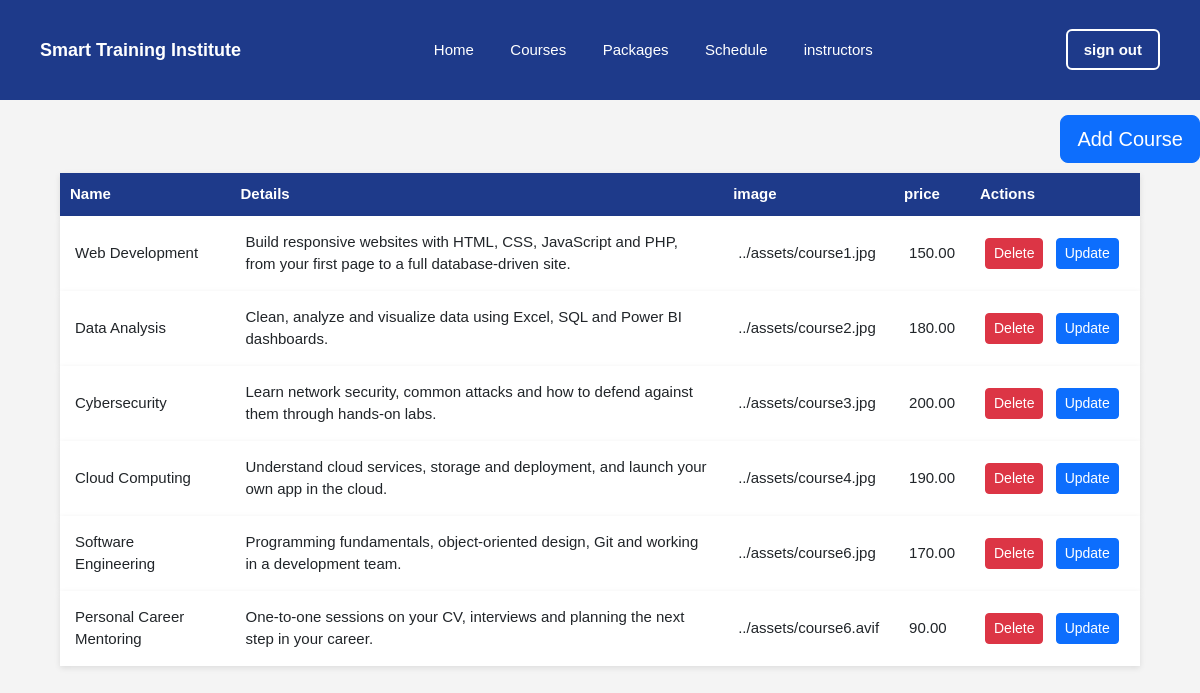
Screenshot of /admin/course.php (signed in) with the database file from the repository.
### tables this page shows
CREATE TABLE IF NOT EXISTS services (
    id INT AUTO_INCREMENT PRIMARY KEY,
    name VARCHAR(100) NOT NULL,
    details TEXT,
    price DECIMAL(10, 2) NOT NULL,
    image VARCHAR(255)
);

### admin/course.php (the view, shortened to what this page needs)
<!DOCTYPE html>
<html lang="en">
<head>
    <link href="https://cdn.jsdelivr.net/npm/bootstrap@5.3.8/dist/css/bootstrap.min.css" rel="stylesheet"
>
    <link rel="stylesheet" href="../css/admin.css">
</head>
<body>
    <section id="navigation">
        <?php include "navbar.php"; ?>
    </section>
    <button type="button" class="btn btn-primary btn-lg"><a href="add_course.php">Add Course</a></button>
    <section class="Course">
        <table>
            <tr>
                <th>Name</th>
                <th>Details</th>
                <th>image</th>
                <th>price</th>
                <th id="action_col">Actions</th>
            </tr>
            <?php
            $sql = "SELECT * FROM services";
            $result = mysqli_query($connect, $sql);
            $allservices = mysqli_fetch_all($result, MYSQLI_ASSOC);
            foreach ($allservices as $service) {
                $id = $service['id'];
                $name = $service['name'];
                $details = $service['details'];
                $price = $service['price'];
                $image = $service['image'];
                echo "
<tr>
  <td>$name</td>
   <td> $details</td>
   <td>$image</td>
<td>$price</td>
<td>
      <a href='delete_course.php?id=$id' class='btn btn-danger btn-sm me-2'>
        Delete
    </a>
    <a href='update_course.php?id=$id' class='btn btn-primary btn-sm'>
        Update
    </a>
    </td>
</tr>
    ";
            }
            ?>
        </table>
    </section>
</body>
</html>

### css/admin.css (style rules this page uses)
* { margin: 0; padding: 0; box-sizing: border-box; }
:root { --blue: #1e3a8a; --white: #ffffff; --light: #f4f4f4; }
body { font-family: Arial, sans-serif; background-color: var(--light); padding-top: 100px; }
table { border-collapse: collapse; font-size:15px; width: 90%; margin: 10px auto; padding:20px; box-sizing: border-box }
td { padding: 15px; }
tr { background: white; box-shadow: 0 2px 6px rgba(0,0,0,0.1); }
th { background: var(--blue); color: white; padding: 10px; }
#action_col { width:170px; max-width:200px; }
.btn.btn-primary.btn-lg { display: block; margin-left:auto; max-width: 100%; display: flex; flex-wrap: wrap; }
.btn.btn-primary.btn-lg a { color:white; text-decoration: none; }
button { margin-top: 15px; padding: 8px 16px; background:var(--blue); color:var(--white); border-radius: 20px; margin-left:auto; }

### rows the page displays
services: name "Web Development", details "Build responsive websites with HTML, CSS, JavaScript and PHP, from your first page to a full database-driven site.", image "../assets/course1.jpg", price "150.00"
services: name "Data Analysis", details "Clean, analyze and visualize data using Excel, SQL and Power BI dashboards.", image "../assets/course2.jpg", price "180.00"
services: name "Cybersecurity", details "Learn network security, common attacks and how to defend against them through hands-on labs.", image "../assets/course3.jpg", price "200.00"
services: name "Cloud Computing", details "Understand cloud services, storage and deployment, and launch your own app in the cloud.", image "../assets/course4.jpg", price "190.00"
services: name "Software Engineering", details "Programming fundamentals, object-oriented design, Git and working in a development team.", image "../assets/course6.jpg", price "170.00"
services: name "Personal Career Mentoring", details "One-to-one sessions on your CV, interviews and planning the next step in your career.", image "../assets/course6.avif", price "90.00"
